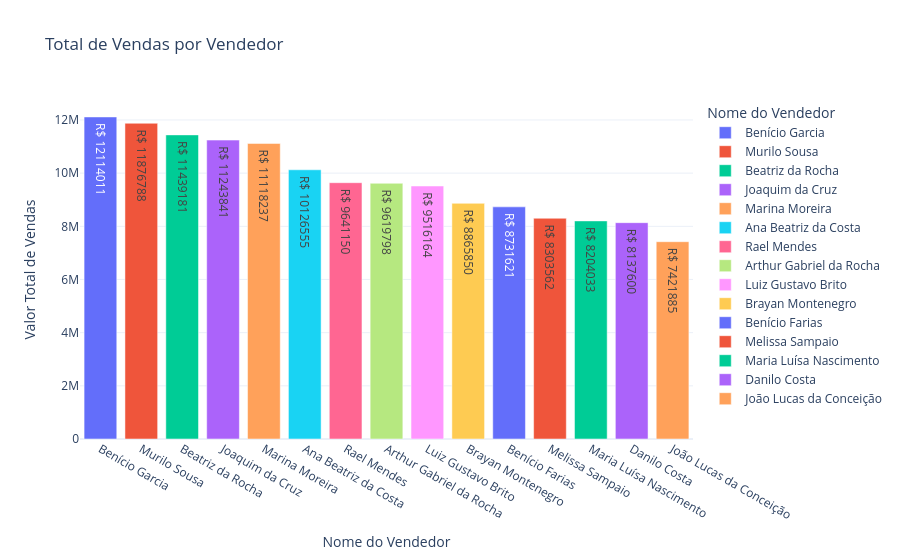

Notebook code cell kept with this figure:
### Code cell
# Criar um gráfico de barras para a quantidade de vendas por vendedor
fig_barras = px.bar(
    Vendedores_por_vendas, 
    x='Nome_Vendedor',
    y='Valor_Total_Vendas',
    title='Total de Vendas por Vendedor',
    labels={'Nome_Vendedor': 'Nome do Vendedor', 'Valor_Total_Vendas': 'Valor Total de Vendas'},
    color='Nome_Vendedor', # Opcional: colore as barras por nome do vendedor
    template='plotly_white', # Define um tema para o gráfico
    text=' R$ ' + Vendedores_por_vendas['Valor_Total_Vendas'].astype(str) # Exibe o valor total de vendas em cada barra, formatado como moeda brasileira
    
)

fig_barras.show()

### Figure 1 — Plotly figure (JSON) as saved in the notebook; plotly's stock layout.template omitted (floating-point values rounded to 4 significant figures)
{"data": [{"alignmentgroup": "True", "hovertemplate": "Nome do Vendedor=%{x}<br>Valor Total de Vendas=%{y}<br>text=%{text}<extra></extra>", "legendgroup": "Benício Garcia", "marker": {"color": "#636efa", "pattern": {"shape": ""}}, "name": "Benício Garcia", "offsetgroup": "Benício Garcia", "orientation": "v", "showlegend": true, "text": [" R$ 12114011"], "textposition": "auto", "type": "bar", "x": ["Benício Garcia"], "xaxis": "x", "y": [12114011], "yaxis": "y"}, {"alignmentgroup": "True", "hovertemplate": "Nome do Vendedor=%{x}<br>Valor Total de Vendas=%{y}<br>text=%{text}<extra></extra>", "legendgroup": "Murilo Sousa", "marker": {"color": "#EF553B", "pattern": {"shape": ""}}, "name": "Murilo Sousa", "offsetgroup": "Murilo Sousa", "orientation": "v", "showlegend": true, "text": [" R$ 11876788"], "textposition": "auto", "type": "bar", "x": ["Murilo Sousa"], "xaxis": "x", "y": [11876788], "yaxis": "y"}, {"alignmentgroup": "True", "hovertemplate": "Nome do Vendedor=%{x}<br>Valor Total de Vendas=%{y}<br>text=%{text}<extra></extra>", "legendgroup": "Beatriz da Rocha", "marker": {"color": "#00cc96", "pattern": {"shape": ""}}, "name": "Beatriz da Rocha", "offsetgroup": "Beatriz da Rocha", "orientation": "v", "showlegend": true, "text": [" R$ 11439181"], "textposition": "auto", "type": "bar", "x": ["Beatriz da Rocha"], "xaxis": "x", "y": [11439181], "yaxis": "y"}, {"alignmentgroup": "True", "hovertemplate": "Nome do Vendedor=%{x}<br>Valor Total de Vendas=%{y}<br>text=%{text}<extra></extra>", "legendgroup": "Joaquim da Cruz", "marker": {"color": "#ab63fa", "pattern": {"shape": ""}}, "name": "Joaquim da Cruz", "offsetgroup": "Joaquim da Cruz", "orientation": "v", "showlegend": true, "text": [" R$ 11243841"], "textposition": "auto", "type": "bar", "x": ["Joaquim da Cruz"], "xaxis": "x", "y": [11243841], "yaxis": "y"}, {"alignmentgroup": "True", "hovertemplate": "Nome do Vendedor=%{x}<br>Valor Total de Vendas=%{y}<br>text=%{text}<extra></extra>", "legendgroup": "Marina Moreira", "marker": {"color": "#FFA15A", "pattern": {"shape": ""}}, "name": "Marina Moreira", "offsetgroup": "Marina Moreira", "orientation": "v", "showlegend": true, "text": [" R$ 11118237"], "textposition": "auto", "type": "bar", "x": ["Marina Moreira"], "xaxis": "x", "y": [11118237], "yaxis": "y"}, {"alignmentgroup": "True", "hovertemplate": "Nome do Vendedor=%{x}<br>Valor Total de Vendas=%{y}<br>text=%{text}<extra></extra>", "legendgroup": "Ana Beatriz da Costa", "marker": {"color": "#19d3f3", "pattern": {"shape": ""}}, "name": "Ana Beatriz da Costa", "offsetgroup": "Ana Beatriz da Costa", "orientation": "v", "showlegend": true, "text": [" R$ 10126555"], "textposition": "auto", "type": "bar", "x": ["Ana Beatriz da Costa"], "xaxis": "x", "y": [10126555], "yaxis": "y"}, {"alignmentgroup": "True", "hovertemplate": "Nome do Vendedor=%{x}<br>Valor Total de Vendas=%{y}<br>text=%{text}<extra></extra>", "legendgroup": "Rael Mendes", "marker": {"color": "#FF6692", "pattern": {"shape": ""}}, "name": "Rael Mendes", "offsetgroup": "Rael Mendes", "orientation": "v", "showlegend": true, "text": [" R$ 9641150"], "textposition": "auto", "type": "bar", "x": ["Rael Mendes"], "xaxis": "x", "y": [9641150], "yaxis": "y"}, {"alignmentgroup": "True", "hovertemplate": "Nome do Vendedor=%{x}<br>Valor Total de Vendas=%{y}<br>text=%{text}<extra></extra>", "legendgroup": "Arthur Gabriel da Rocha", "marker": {"color": "#B6E880", "pattern": {"shape": ""}}, "name": "Arthur Gabriel da Rocha", "offsetgroup": "Arthur Gabriel da Rocha", "orientation": "v", "showlegend": true, "text": [" R$ 9619798"], "textposition": "auto", "type": "bar", "x": ["Arthur Gabriel da Rocha"], "xaxis": "x", "y": [9619798], "yaxis": "y"}, {"alignmentgroup": "True", "hovertemplate": "Nome do Vendedor=%{x}<br>Valor Total de Vendas=%{y}<br>text=%{text}<extra></extra>", "legendgroup": "Luiz Gustavo Brito", "marker": {"color": "#FF97FF", "pattern": {"shape": ""}}, "name": "Luiz Gustavo Brito", "offsetgroup": "Luiz Gustavo Brito", "orientation": "v", "showlegend": true, "text": [" R$ 9516164"], "textposition": "auto", "type": "bar", "x": ["Luiz Gustavo Brito"], "xaxis": "x", "y": [9516164], "yaxis": "y"}, {"alignmentgroup": "True", "hovertemplate": "Nome do Vendedor=%{x}<br>Valor Total de Vendas=%{y}<br>text=%{text}<extra></extra>", "legendgroup": "Brayan Montenegro", "marker": {"color": "#FECB52", "pattern": {"shape": ""}}, "name": "Brayan Montenegro", "offsetgroup": "Brayan Montenegro", "orientation": "v", "showlegend": true, "text": [" R$ 8865850"], "textposition": "auto", "type": "bar", "x": ["Brayan Montenegro"], "xaxis": "x", "y": [8865850], "yaxis": "y"}, {"alignmentgroup": "True", "hovertemplate": "Nome do Vendedor=%{x}<br>Valor Total de Vendas=%{y}<br>text=%{text}<extra></extra>", "legendgroup": "Benício Farias", "marker": {"color": "#636efa", "pattern": {"shape": ""}}, "name": "Benício Farias", "offsetgroup": "Benício Farias", "orientation": "v", "showlegend": true, "text": [" R$ 8731621"], "textposition": "auto", "type": "bar", "x": ["Benício Farias"], "xaxis": "x", "y": [8731621], "yaxis": "y"}, {"alignmentgroup": "True", "hovertemplate": "Nome do Vendedor=%{x}<br>Valor Total de Vendas=%{y}<br>text=%{text}<extra></extra>", "legendgroup": "Melissa Sampaio", "marker": {"color": "#EF553B", "pattern": {"shape": ""}}, "name": "Melissa Sampaio", "offsetgroup": "Melissa Sampaio", "orientation": "v", "showlegend": true, "text": [" R$ 8303562"], "textposition": "auto", "type": "bar", "x": ["Melissa Sampaio"], "xaxis": "x", "y": [8303562], "yaxis": "y"}, {"alignmentgroup": "True", "hovertemplate": "Nome do Vendedor=%{x}<br>Valor Total de Vendas=%{y}<br>text=%{text}<extra></extra>", "legendgroup": "Maria Luísa Nascimento", "marker": {"color": "#00cc96", "pattern": {"shape": ""}}, "name": "Maria Luísa Nascimento", "offsetgroup": "Maria Luísa Nascimento", "orientation": "v", "showlegend": true, "text": [" R$ 8204033"], "textposition": "auto", "type": "bar", "x": ["Maria Luísa Nascimento"], "xaxis": "x", "y": [8204033], "yaxis": "y"}, {"alignmentgroup": "True", "hovertemplate": "Nome do Vendedor=%{x}<br>Valor Total de Vendas=%{y}<br>text=%{text}<extra></extra>", "legendgroup": "Danilo Costa", "marker": {"color": "#ab63fa", "pattern": {"shape": ""}}, "name": "Danilo Costa", "offsetgroup": "Danilo Costa", "orientation": "v", "showlegend": true, "text": [" R$ 8137600"], "textposition": "auto", "type": "bar", "x": ["Danilo Costa"], "xaxis": "x", "y": [8137600], "yaxis": "y"}, {"alignmentgroup": "True", "hovertemplate": "Nome do Vendedor=%{x}<br>Valor Total de Vendas=%{y}<br>text=%{text}<extra></extra>", "legendgroup": "João Lucas da Conceição", "marker": {"color": "#FFA15A", "pattern": {"shape": ""}}, "name": "João Lucas da Conceição", "offsetgroup": "João Lucas da Conceição", "orientation": "v", "showlegend": true, "text": [" R$ 7421885"], "textposition": "auto", "type": "bar", "x": ["João Lucas da Conceição"], "xaxis": "x", "y": [7421885], "yaxis": "y"}], "layout": {"barmode": "relative", "legend": {"title": {"text": "Nome do Vendedor"}, "tracegroupgap": 0}, "title": {"text": "Total de Vendas por Vendedor"}, "xaxis": {"anchor": "y", "categoryarray": ["Benício Garcia", "Murilo Sousa", "Beatriz da Rocha", "Joaquim da Cruz", "Marina Moreira", "Ana Beatriz da Costa", "Rael Mendes", "Arthur Gabriel da Rocha", "Luiz Gustavo Brito", "Brayan Montenegro", "Benício Farias", "Melissa Sampaio", "Maria Luísa Nascimento", "Danilo Costa", "João Lucas da Conceição"], "categoryorder": "array", "domain": [0, 1], "title": {"text": "Nome do Vendedor"}}, "yaxis": {"anchor": "x", "domain": [0, 1], "title": {"text": "Valor Total de Vendas"}}}}
